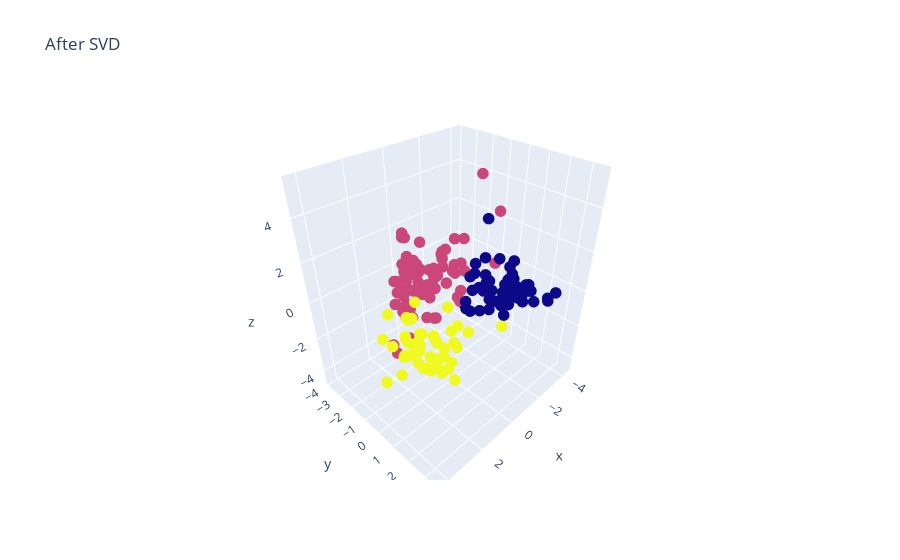

The cell this chart's notebook holds for it:
### Code cell
# Visualize the resultt
data = go.Scatter3d(
    x=X_svd[:, 0],
    y=X_svd[:, 1],
    z=X_svd[:, 2],
    mode='markers',
    marker=dict(size=4, color=y)
)
layout = go.Layout(
    title='After SVD'
)
fig = go.Figure(data=data, layout=layout)
fig.show()

### Figure 1 — Plotly figure (JSON) as saved in the notebook; plotly's stock layout.template omitted (floating-point values rounded to 4 significant figures; data arrays with more than 128 entries replaced by an {"elided": "..."} marker saying what was removed)
{"data": [{"marker": {"color": {"elided": "178 int values"}, "size": 4}, "mode": "markers", "type": "scatter3d", "x": {"elided": "178 float values"}, "y": {"elided": "178 float values"}, "z": {"elided": "178 float values"}}], "layout": {"title": {"text": "After SVD"}}}
